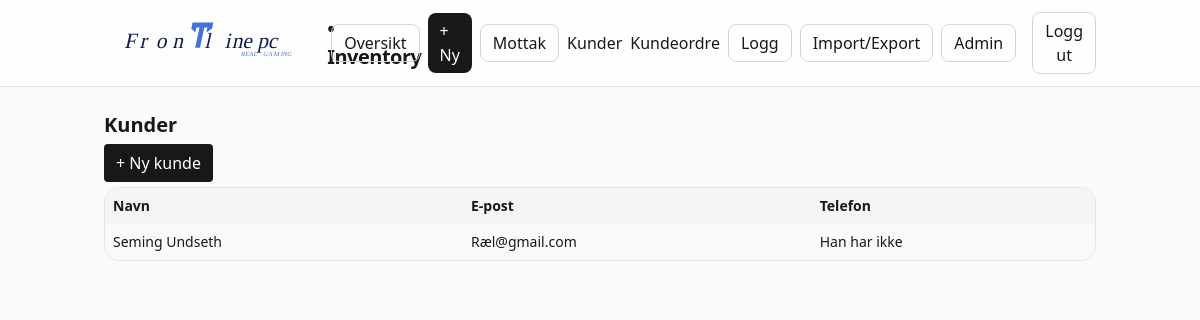
The page /customers (signed in) on the database its author committed.
### frontline_inventory_web/app/models.py (models this page shows)
class Customer(Base):
    __tablename__ = "customers"
    id: Mapped[int] = mapped_column(Integer, primary_key=True)
    name: Mapped[str] = mapped_column(String(200), nullable=False)
    email: Mapped[str] = mapped_column(String(200), default="")
    phone: Mapped[str] = mapped_column(String(50), default="")
    notes: Mapped[str] = mapped_column(String(500), default="")
    created_at: Mapped[datetime] = mapped_column(DateTime, default=datetime.utcnow)

### frontline_inventory_web/app/main.py (the view)
@app.get("/customers")
def customers_list(request: Request, db: Session = Depends(get_db), current_user=Depends(require_user)):
    rows = db.execute(select(Customer).order_by(Customer.name)).scalars().all()
    return templates.TemplateResponse("customers.html", {"request": request, "user": current_user, "rows": rows})

### frontline_inventory_web/app/templates/customers.html (shortened to what this page needs)
{% extends "base.html" %}
{% block content %}
<h1 class="text-xl font-semibold mb-3">Kunder</h1>
<div class="mb-3"><a class="px-3 py-2 rounded bg-zinc-900 text-white" href="/customers/new">+ Ny kunde</a></div>
<div class="rounded-2xl border border-zinc-200 bg-white overflow-hidden">
  <table class="w-full text-sm">
    <thead class="bg-zinc-100">
      <tr><th class="p-2 text-left">Navn</th><th class="p-2 text-left">E-post</th><th class="p-2 text-left">Telefon</th></tr>
    </thead>
    <tbody>
      {% for c in rows %}
      <tr class="odd:bg-zinc-50"><td class="p-2">{{ c.name }}</td><td class="p-2">{{ c.email }}</td><td class="p-2">{{ c.phone }}</td></tr>
      {% endfor %}
    </tbody>
  </table>
</div>
{% endblock %}

### rows shown on the page
Customer: name "Seming Undseth", email "Ræl@gmail.com", phone "Han har ikke"
